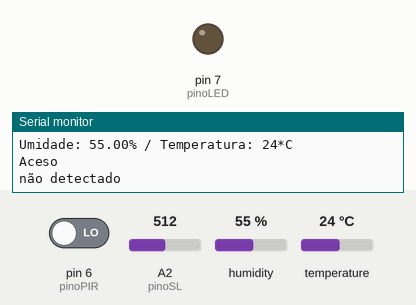
The sketch below on a simulated Arduino Uno, built with avr-gcc and run on an emulated ATmega328P. Shown: output pins drawn as LEDs (lit = HIGH), the last lines printed to the serial monitor. The test bench sets the inputs (shaded band); at power-on: pin 6 (pinoPIR) LOW, A2 (pinoSL) = 512, humidity 55 %, temperature 24 °C.

Above: at 1.2 s.
1.3 s: pin 6 (pinoPIR) driven HIGH
At 2.2 s:
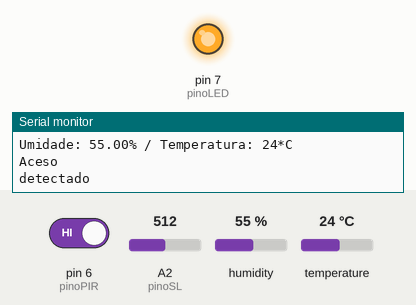
10.6 s: pin 6 (pinoPIR) driven LOW
At 12.1 s:
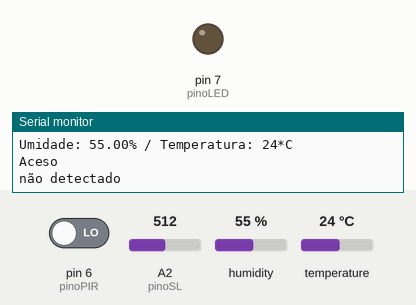
Timing chart, 0 to 13.6 s (numbered marks = the images above; inputs shaded):
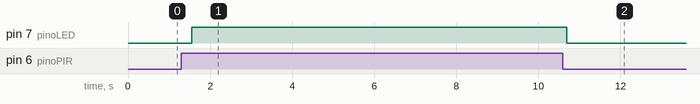

The sketch:

integracaoSTR.ino
```cpp
#include "dht.h" //INCLUSÃO DE BIBLIOTECA
// ------------------------- sensor temperatura/umidade ------------------------ //
const int pinoDHT11 = A0; //PINO ANALÓGICO UTILIZADO PELO DHT11
dht DHT; //VARIÁVEL DO TIPO DHT
// --------------------------------------------------------------------------- //

// ----------------------------- sensor presenca ---------------------------- //
const int pinoLED = 7;
const int pinoPIR = 6;
const int qtdConsideravel = 3; // quantidade de vezes que é considerado ter alguem presente - valor a ser definido
int iPresenca;
bool temGente;
long contadorTempo;
// ------------------------------------------------------------------------- //

// -------------------------- sensor luminosidade ------------------------- //
int limite = 70;
const int pinoSL = A2;
// ---------------------------------------------------------------------- //

//--------------------------- módulo bluetooth ------------------------- //
const int pinoRX = 0;
const int pinoTX = 1;
char BT_input = ' '; // armazena o input recebido via blutooth. O nome do dvc bt é "BT05"
// ------------------------------------------------------------------- //

void setup()
{
    pinMode(pinoLED, OUTPUT);
    pinMode(pinoPIR, INPUT);
    pinMode(pinoSL, INPUT);
    pinMode(pinoDHT11, INPUT);
    pinMode(pinoRX, INPUT);
    pinMode(pinoTX, INPUT);
    iPresenca = 0;
    temGente = false;
    Serial.begin(9600);
}

void loop()
{
    long tempo = millis();
    int valor = digitalRead(pinoPIR);
    if (Serial.available()) {
        BT_input = Serial.read();
        Serial.println(BT_input); //imprime o comando passado pelo app arduino bluetooth control
    }
    DHT.read11(pinoDHT11); //captura as informações do sensor
    Serial.print("Umidade: ");
    Serial.print(DHT.humidity);
    Serial.print("%");
    Serial.print(" / Temperatura: ");
    Serial.print(DHT.temperature, 0);
    Serial.println("*C");

    int sensorValor = analogRead(pinoSL); //sensor luz
    if (sensorValor < limite)
        Serial.println("Apagado");
    else
        Serial.println("Aceso");

    if (valor == HIGH) {
        iPresenca++;
        if (iPresenca == qtdConsideravel) {
            temGente = true;
            Serial.println("Tem gente!");
            temGente = false;
            iPresenca = 0;
        }

        Serial.println("detectado");
        digitalWrite(pinoLED, HIGH);
    }
    else {
        iPresenca = 0;
        temGente = false;
        Serial.println("não detectado");
        digitalWrite(pinoLED, LOW);
    }

    delay(1500); // intervalo para verificar presenca
}
```

Measured:
- after the input at 1.3 s, pin 7 (pinoLED): LOW → HIGH after 0.25 s
- after the input at 10.6 s, pin 7 (pinoLED): HIGH → LOW after 0.10 s
